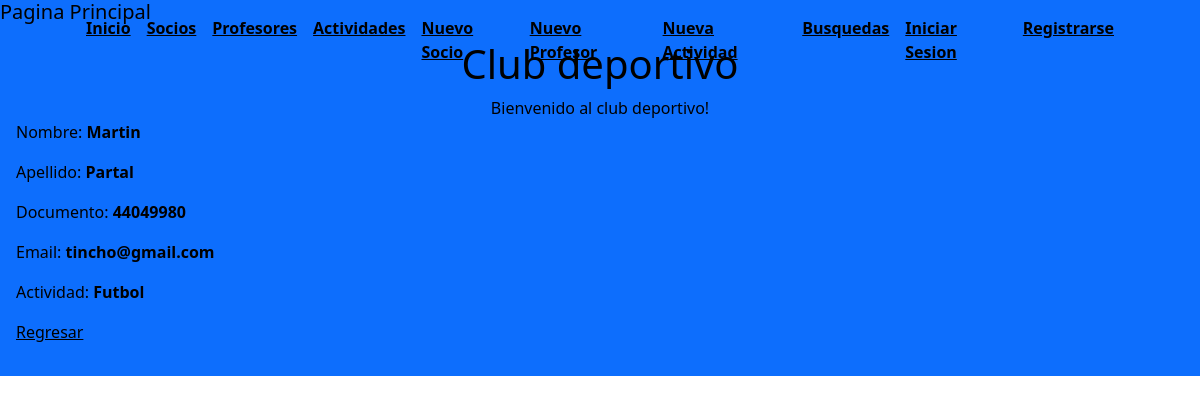
Page /socio/detalle/1/ (signed in) on the earlier database version.
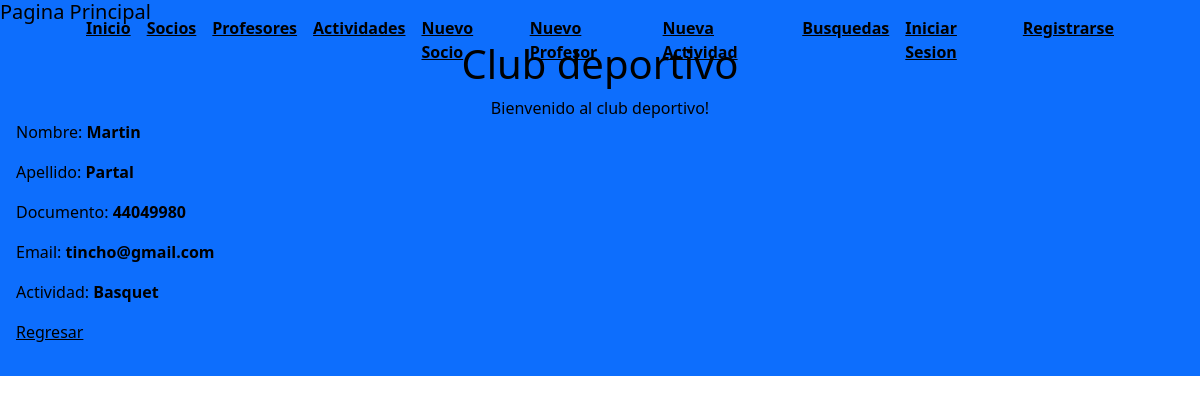
Same page on the later database version.
### AppProyecto/models.py (models this page shows, shortened)
class Socios(models.Model):
    nombre = models.CharField(max_length=30)
    apellido = models.CharField(max_length=30)
    documento = models.IntegerField()
    email = models.EmailField()
    actividad = models.CharField(max_length=30)

### AppProyecto/clases_views.py (the view)
# urls.py: path('socio/detalle/<int:pk>/', clases_views.SocioDetalle.as_view(), name='Detail-socio'),
class SocioDetalle(LoginRequiredMixin,DetailView):
    model = Socios
    template_name = "appProyecto/clases_vistas/socio_detalle.html"

### AppProyecto/templates/appProyecto/clases_vistas/socio_detalle.html (shortened to what this page needs)
<!DOCTYPE html>
<html lang="en">
<head>
</head>
<body>
    {% extends 'AppProyecto/padre.html' %}
{% load static %}
{% block main %}
<p>Nombre: <strong>{{ socios.nombre }}</strong></p>
<p>Apellido: <strong>{{ socios.apellido }}</strong></p>
<p>Documento: <strong>{{ socios.documento }}</strong></p>
<p>Email: <strong>{{ socios.email }}</strong></p>
<p>Actividad: <strong>{{ socios.actividad }}</strong></p>
<p>
    <a style="color: black;" href="{% url 'lista-socios' %}">Regresar</a>
</p>
{% endblock main %}

Differences in the rows shown:
changed Socios "Martin": actividad "Futbol" → "Basquet"
